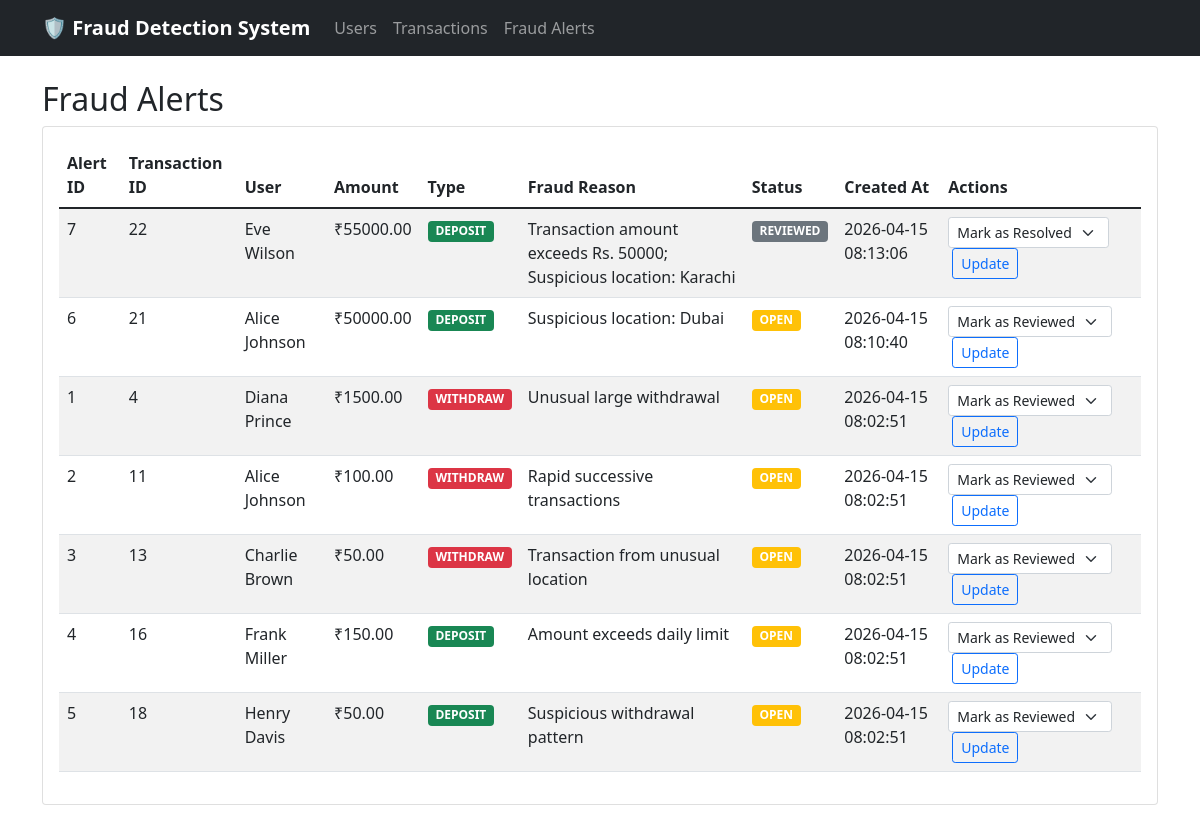
Screenshot of /fraud_alerts with the database file from the repository.
### tables this page shows
CREATE TABLE fraud_alerts (
    alert_id      INTEGER PRIMARY KEY AUTOINCREMENT,
    txn_id        INTEGER NOT NULL,
    fraud_reason  TEXT NOT NULL,
    status        TEXT NOT NULL DEFAULT 'OPEN' CHECK (status IN ('OPEN','REVIEWED','RESOLVED')),
    created_at    TEXT DEFAULT CURRENT_TIMESTAMP,
    FOREIGN KEY (txn_id) REFERENCES transactions(txn_id) ON DELETE CASCADE
);

CREATE TABLE users (
    user_id       INTEGER PRIMARY KEY AUTOINCREMENT,
    name          TEXT NOT NULL,
    email         TEXT UNIQUE NOT NULL,
    account_balance REAL NOT NULL DEFAULT 0.0,
    created_at    TEXT DEFAULT CURRENT_TIMESTAMP
);

CREATE TABLE transactions (
    txn_id        INTEGER PRIMARY KEY AUTOINCREMENT,
    user_id       INTEGER NOT NULL,
    amount        REAL NOT NULL,
    txn_type      TEXT NOT NULL CHECK (txn_type IN ('DEPOSIT','WITHDRAW')),
    location      TEXT NOT NULL DEFAULT 'Local',
    txn_timestamp TEXT DEFAULT CURRENT_TIMESTAMP,
    FOREIGN KEY (user_id) REFERENCES users(user_id) ON DELETE CASCADE
);

### app.py (the view)
@app.route('/fraud_alerts')
def fraud_alerts():
    db = get_db()
    alerts = db.execute('''
        SELECT a.*, t.amount, t.txn_type, u.name as user_name
        FROM fraud_alerts a
        JOIN transactions t ON a.txn_id = t.txn_id
        JOIN users u ON t.user_id = u.user_id
        ORDER BY a.created_at DESC
    ''').fetchall()
    return render_template('fraud_alerts.html', alerts=alerts)

### app.py (called while the page is built)
def get_db():
    conn = sqlite3.connect(DATABASE)
    conn.row_factory = sqlite3.Row
    return conn

### templates/fraud_alerts.html (shortened to what this page needs)
{% extends "base.html" %}
{% block content %}
<div class="row">
    <div class="col-md-12">
        <h2>Fraud Alerts</h2>
        <div class="card">
            <div class="card-body">
                <div class="table-responsive">
                    <table class="table table-striped">
                        <thead>
                            <tr>
                                <th>Alert ID</th>
                                <th>Transaction ID</th>
                                <th>User</th>
                                <th>Amount</th>
                                <th>Type</th>
                                <th>Fraud Reason</th>
                                <th>Status</th>
                                <th>Created At</th>
                                <th>Actions</th>
                            </tr>
                        </thead>
                        <tbody>
                            {% for alert in alerts %}
                            <tr>
                                <td>{{ alert.alert_id }}</td>
                                <td>{{ alert.txn_id }}</td>
                                <td>{{ alert.user_name }}</td>
                                <td>₹{{ "%.2f"|format(alert.amount) }}</td>
                                <td>
                                    <span class="badge bg-{{ 'success' if alert.txn_type == 'DEPOSIT' else 'danger' }}">
                                        {{ alert.txn_type }}
                                    </span>
                                </td>
                                <td>{{ alert.fraud_reason }}</td>
                                <td>
                                    <span class="badge bg-{{ 'warning' if alert.status == 'OPEN' else 'secondary' if alert.status == 'REVIEWED' else 'success' }}">
                                        {{ alert.status }}
                                    </span>
                                </td>
                                <td>{{ alert.created_at }}</td>
                                <td>
                                    {% if alert.status != 'RESOLVED' %}
                                    <form method="POST" action="{{ url_for('update_alert', alert_id=alert.alert_id) }}" class="d-inline">
                                        <select name="status" class="form-select form-select-sm d-inline" style="width: auto;">
                                            {% if alert.status == 'OPEN' %}
                                            <option value="REVIEWED">Mark as Reviewed</option>
                                            {% elif alert.status == 'REVIEWED' %}
                                            <option value="RESOLVED">Mark as Resolved</option>
                                            {% endif %}
                                        </select>
                                        <button type="submit" class="btn btn-sm btn-outline-primary ms-1">Update</button>
                                    </form>
                                    {% endif %}
                                </td>
                            </tr>
                            {% endfor %}
                        </tbody>
                    </table>
                </div>
            </div>
        </div>
    </div>
</div>
{% endblock %}

### templates/base.html (style rules this page uses)
.card { margin-bottom: 20px; }

### rows the page displays
fraud_alerts: alert_id "7", txn_id "22", user_name "Eve Wilson", txn_type "DEPOSIT", fraud_reason "Transaction amount exceeds Rs. 50000; Suspicious location: Karachi", status "REVIEWED", created_at "2026-04-15 08:13:06", status "Mark as Resolved"
transactions: amount "55000.00"
fraud_alerts: alert_id "6", txn_id "21", user_name "Alice Johnson", txn_type "DEPOSIT", fraud_reason "Suspicious location: Dubai", status "OPEN", created_at "2026-04-15 08:10:40", status "Mark as Reviewed"
transactions: amount "50000.00"
fraud_alerts: alert_id "1", txn_id "4", user_name "Diana Prince", txn_type "WITHDRAW", fraud_reason "Unusual large withdrawal", status "OPEN", created_at "2026-04-15 08:02:51", status "Mark as Reviewed"
transactions: amount "1500.00"
fraud_alerts: alert_id "2", txn_id "11", user_name "Alice Johnson", txn_type "WITHDRAW", fraud_reason "Rapid successive transactions", status "OPEN", created_at "2026-04-15 08:02:51", status "Mark as Reviewed"
transactions: amount "100.00"
fraud_alerts: alert_id "3", txn_id "13", user_name "Charlie Brown", txn_type "WITHDRAW", fraud_reason "Transaction from unusual location", status "OPEN", created_at "2026-04-15 08:02:51", status "Mark as Reviewed"
transactions: amount "50.00"
fraud_alerts: alert_id "4", txn_id "16", user_name "Frank Miller", txn_type "DEPOSIT", fraud_reason "Amount exceeds daily limit", status "OPEN", created_at "2026-04-15 08:02:51", status "Mark as Reviewed"
transactions: amount "150.00"
fraud_alerts: alert_id "5", txn_id "18", user_name "Henry Davis", txn_type "DEPOSIT", fraud_reason "Suspicious withdrawal pattern", status "OPEN", created_at "2026-04-15 08:02:51", status "Mark as Reviewed"
transactions: amount "50.00"
